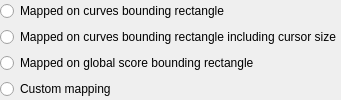
                   <widget class="QWidget" name="cursorSourceMode" native="true">
                    <layout class="QVBoxLayout" name="verticalLayout_11">
                     <property name="spacing">
                      <number>5</number>
                     </property>
                     <property name="margin">
                      <number>0</number>
                     </property>
                     <item>
                      <widget class="QRadioButton" name="cursorSourceMode0">
                       <property name="toolTip">
                        <string>Changes the cursor mapping to match the curve bounding rectangle</string>
                       </property>
                       <property name="text">
                        <string>Mapped on curves bounding rectangle</string>
                       </property>
                      </widget>
                     </item>
                     <item>
                      <widget class="QRadioButton" name="cursorSourceMode1">
                       <property name="toolTip">
                        <string>Changes the cursor mapping to match the curve+cursor bounding rectangle</string>
                       </property>
                       <property name="text">
                        <string>Mapped on curves bounding rectangle including cursor size</string>
                       </property>
                      </widget>
                     </item>
                     <item>
                      <widget class="QRadioButton" name="cursorSourceMode2">
                       <property name="toolTip">
                        <string>Changes the cursor mapping to match the score bounding rectangle</string>
                       </property>
                       <property name="text">
                        <string>Mapped on global score bounding rectangle</string>
                       </property>
                      </widget>
                     </item>
                     <item>
                      <widget class="QRadioButton" name="cursorSourceMode3">
                       <property name="toolTip">
                        <string>Changes the cursor mapping to your own coordinates mapping</string>
                       </property>
                       <property name="text">
                        <string>Custom mapping</string>
                       </property>
                      </widget>
                     </item>
                    </layout>
                   </widget>
